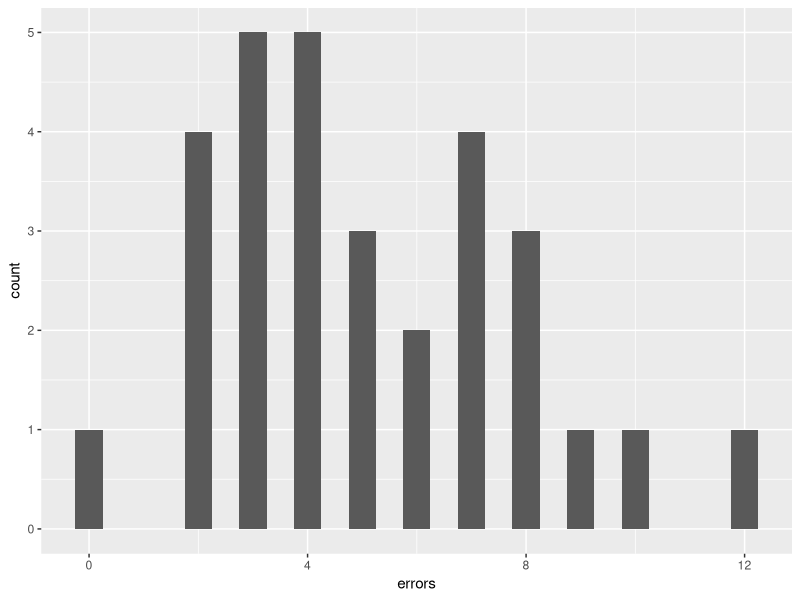
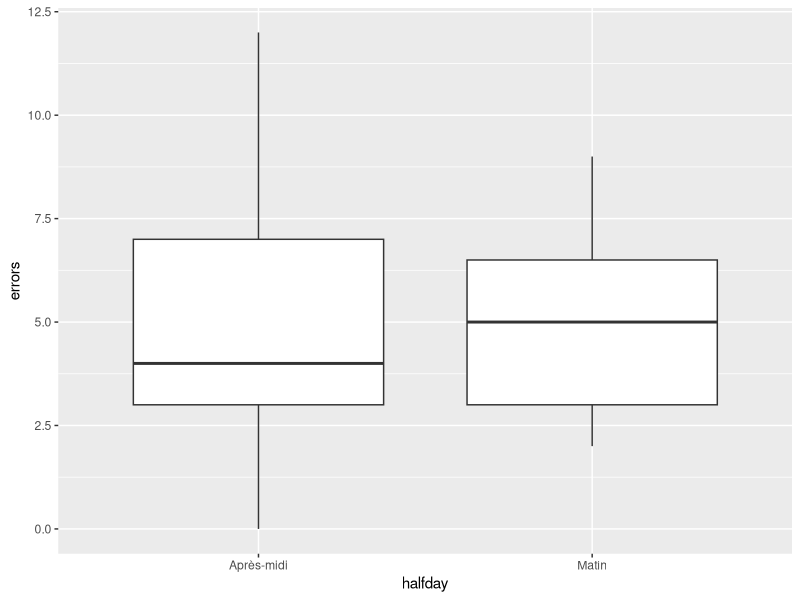
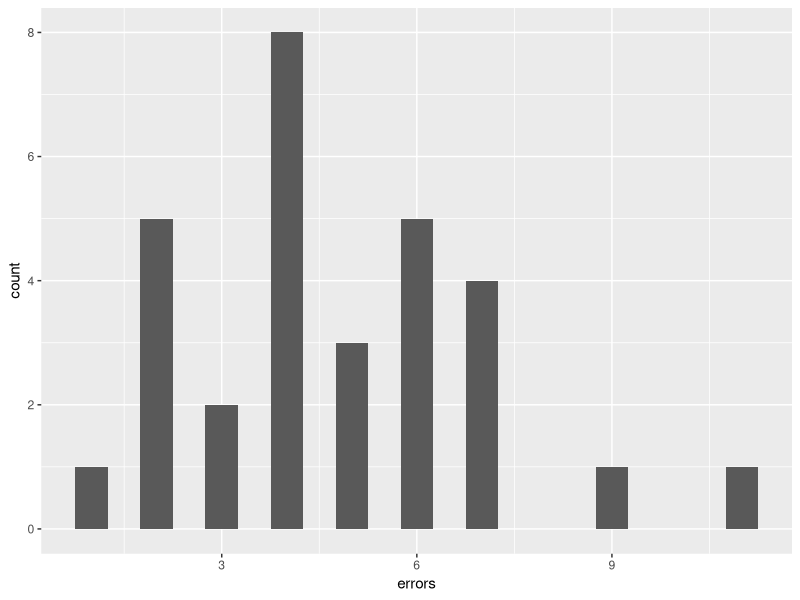
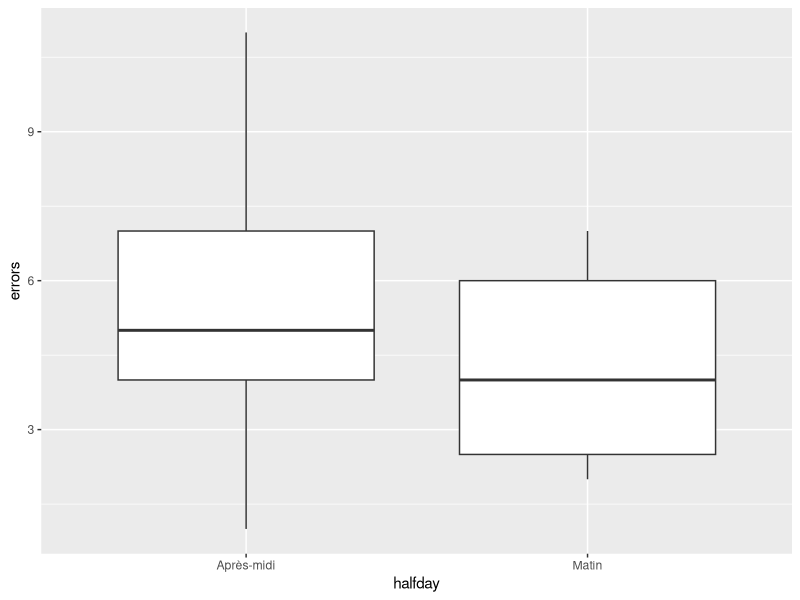
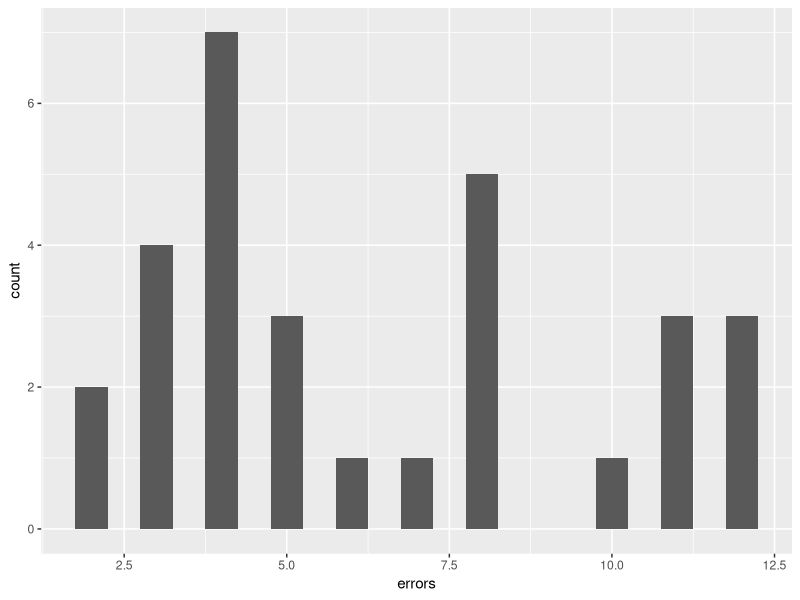
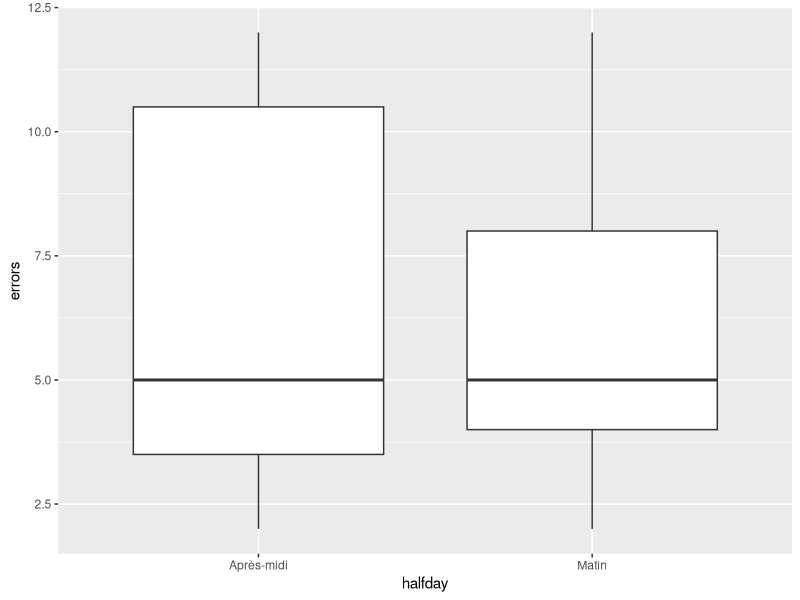
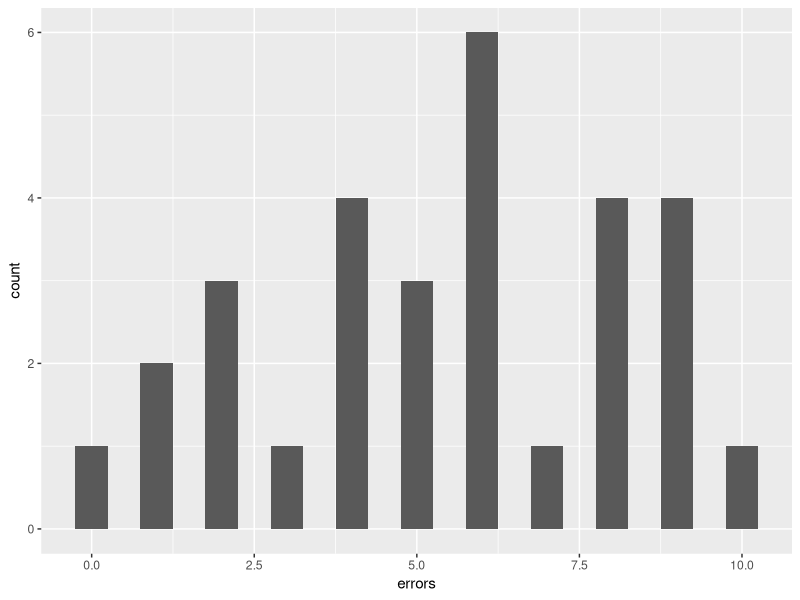
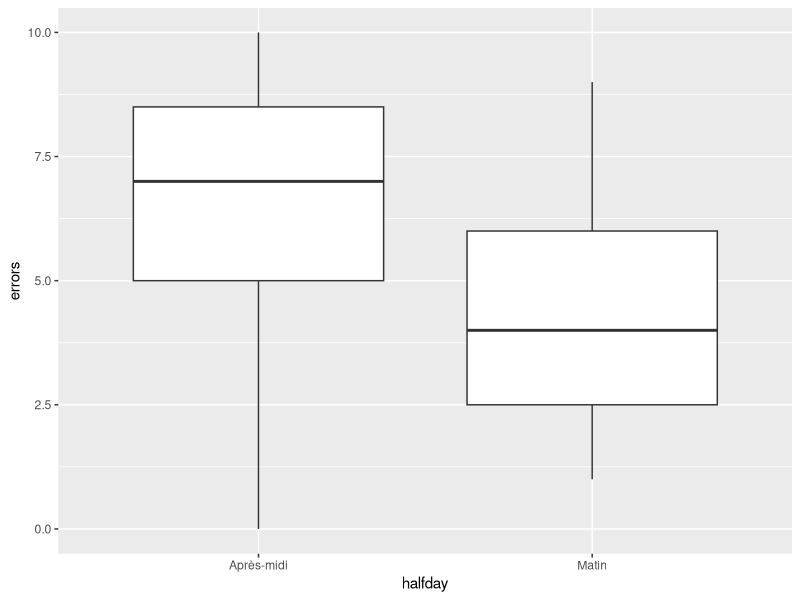

R code for these plots, in order:
#' ---
#' title: Caisses
#' subtitle: Exercice "caisses: nombre d'erreurs à la caisse d'un supermarché pendant 30 demi-journées"
#' author: "Bruno Fischer Colonimos"
#' date: Jeudi 15 mars 2018
#' ---


#  Libs
library(ggplot2)


# Génération des données
# runif(1,1,100)

# Paramètres généraux
morning <- "Matin"
afternoon <- "Après-midi"

# 
# size <- 15

# lambda_morning <- 5
# shiftmorning <- 0
# 
# lambda_afternoon <- 10
# shiftafternoon <- -4


# Summary function definitions
 #----------------------------
#  population sd
popsd <- function(x) {(length(x) - 1) / length(x) * sd(x)}

my_summary <- function(x) {
        lsumm <- lapply( c(length,
                           mean,
                           popsd,
                           function(x) {quantile(x, probs = c(0, 0.25, 0.5, 0.75, 1),  type = 2)}
        ), 
        function(f) f(x))
        summ <- unlist(lsumm)
        names(summ) <- c("n", "Moyenne", "Ecart-type", "Minimum", "Q1", "Médiane", "Q3", "Maximum")
        summ
}
        


# Make and show data
#--------------------
makedata <-  function(seed = 46, 
                      lambda_morning = 5,
                      shiftmorning = 0,
                      lambda_afternoon = 10,
                      shiftafternoon = - 4,
                      size = 15,
                      morethan_after = NULL,
                      lessthan_after = NULL,
                      morethan_morning = NULL,
                      lessthan_morning = NULL
                      ) {
        set.seed(seed)
        xam <- rpois(size, lambda = lambda_morning) + shiftmorning  # matinées
        xpm <- rpois(size, lambda = lambda_afternoon) + shiftafternoon # après-midis
        
        
        lam <- rep(morning, times = size)
        lpm <- rep("Après-midi", times = size)        
        
        
        # vérification / summaries
       
        
        # my_summary(xam)
        # my_summary(xpm )
        
        dfsum <- data.frame( Matin = my_summary(xam), Après_midi = my_summary(xpm))
        print(dfsum)
        
        # graphes
        #  data
        dfgr <- data.frame(halfday = c(lam, lpm),
                           errors = c(xam, xpm))
        
        # boxplot
        boxp <- ggplot(data = dfgr, aes(halfday, errors)) + geom_boxplot()
        # barplot
        barp <- ggplot(data = dfgr, aes(errors)) + geom_bar(width = .5)
        
        # return dataframe and summary
        list(data = dfgr, 
             summaries = dfsum,
             barp = barp,
             boxp = boxp 
             )
}


makedata(46) # ok
makedata(50)
makedata(51, lambda_morning = 6, shiftmorning = 0, lambda_afternoon = 12,shiftafternoon = -4) # ok

makedata(55, lambda_morning = 8, shiftmorning = -2, lambda_afternoon = 10,shiftafternoon = -4) # ok
